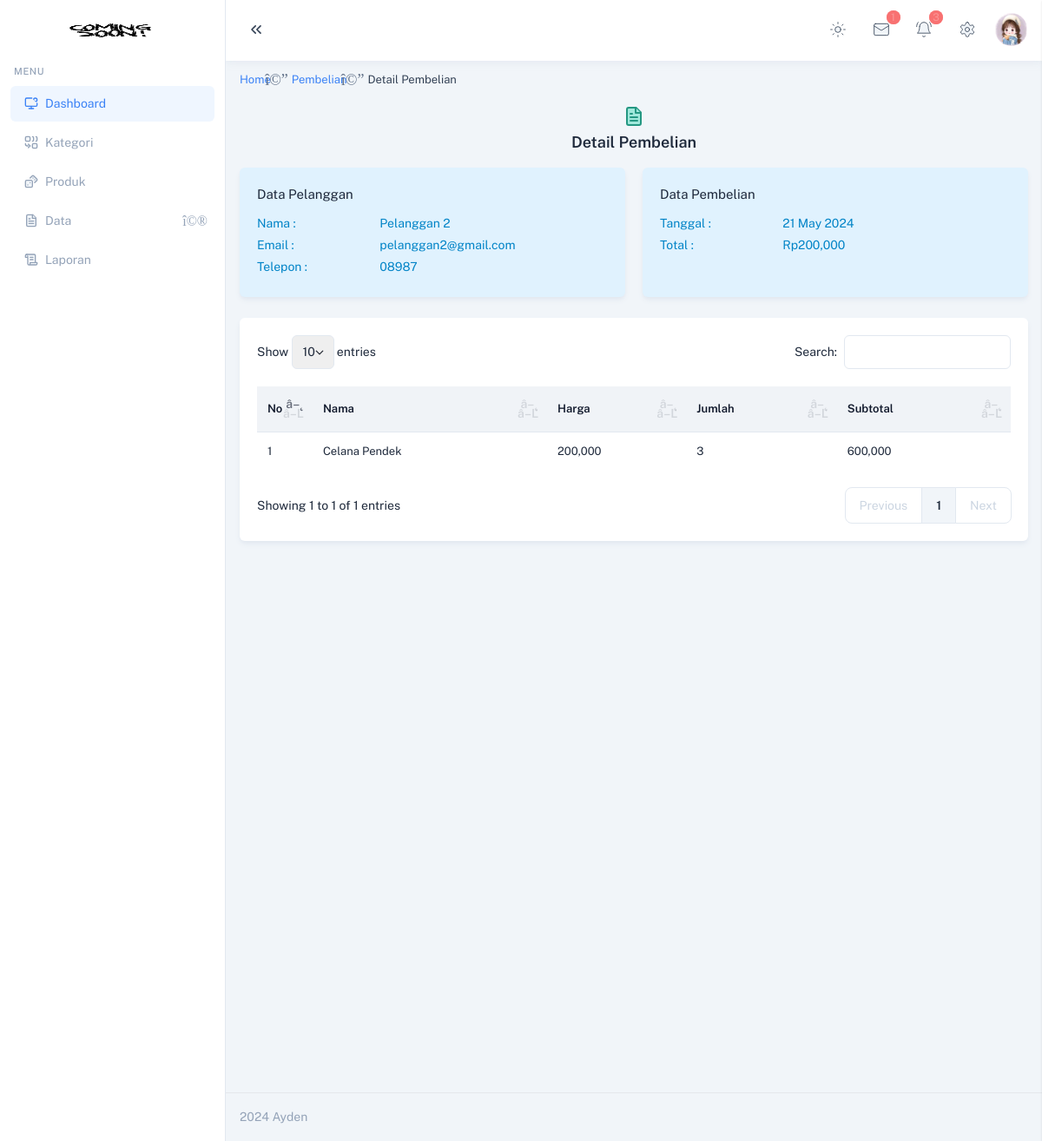
The page /admin/index.php?halaman=detail_pembelian&id=2 (signed in) on the database its author committed.
### tables this page shows
CREATE TABLE `pembelian` (
  `id_pembelian` int(11) NOT NULL,
  `id_pelanggan` int(11) NOT NULL,
  `tanggal_pembelian` date NOT NULL,
  `total_pembelian` int(11) NOT NULL
);

CREATE TABLE `pelanggan` (
  `id_pelanggan` int(11) NOT NULL,
  `email_pelanggan` varchar(50) NOT NULL,
  `password_pelanggan` varchar(50) NOT NULL,
  `telpon_pelanggan` varchar(15) NOT NULL,
  `nama_pelanggan` varchar(50) NOT NULL,
  `foto_pelanggan` varchar(255) NOT NULL
);

CREATE TABLE `pembelian_produk` (
  `id_pembelian_produk` int(11) NOT NULL,
  `id_pembelian` int(11) NOT NULL,
  `id_produk` int(11) NOT NULL,
  `jumlah` int(11) NOT NULL
);

CREATE TABLE `produk` (
  `id_produk` int(11) NOT NULL,
  `id_kategori` int(11) NOT NULL,
  `nama_produk` varchar(100) NOT NULL,
  `harga_produk` int(11) NOT NULL,
  `berat_produk` int(11) NOT NULL,
  `foto_produk` varchar(255) NOT NULL,
  `deskripsi_produk` text NOT NULL,
  `stok_produk` int(11) NOT NULL
);

### admin/detail/detail_pembelian.php (the view)
<ul class="mt-3 flex flex-wrap items-center gap-2 mb-3 text-sm font-normal">
    <li
        class="relative before:content-['\ea54'] before:font-remix before:ltr:-right-1 before:rtl:-left-1 before:absolute before:text-[18px] before:-top-[3px] ltr:pr-4 rtl:pl-4 before:rtl:rotate-180 before:text-slate-500 dark:before:text-zink-200"
    >
        <a href="index.php" class="text-custom-500 dark:text-custom-500">Home</a>
    </li>
    <li
        class="relative before:content-['\ea54'] before:font-remix before:ltr:-right-1 before:rtl:-left-1 before:absolute before:text-[18px] before:-top-[3px] ltr:pr-4 rtl:pl-4 before:rtl:rotate-180 before:text-slate-500 dark:before:text-zink-200"
    >
        <a href="index.php?halaman=pembelian" class="text-custom-500 dark:text-custom-500">Pembelian</a>
    </li>
    <li class="text-slate-700 dark:text-zink-100">Detail Pembelian</li>
</ul>
<div class="px-1 py-1 text-center bg-white-200 rounded-md dark:bg-white-900">
    <div
        class="flex items-center justify-center mx-auto mb-0 rounded-md size-8 dark:bg-white-400/20"
    >
        <i
            data-lucide="file-text"
            class="text-green-500 fill-green-200 dark:fill-green-500/20"
        ></i>
    </div>
    <h5 class="mb-0 text-dark-400">Detail Pembelian</h5>
</div>
<?php
$id_pembelian = $_GET["id"];
$ambil = $koneksi->query(
  "SELECT * FROM pembelian JOIN pelanggan ON pembelian.id_pelanggan=pelanggan.id_pelanggan WHERE pembelian.id_pembelian='$id_pembelian'"
);
$detail = $ambil->fetch_assoc();
?>
<div class="mt-3 grid grid-cols-1 gap-x-5 md:grid-cols-2 xl:grid-cols-4">
  <div
      class="card bg-sky-100 border-sky-200 dark:bg-sky-400/20 dark:border-sky-600"
  >
      <div class="card-body">
          <div class="mb-3 text-sky-700 text-15 dark:text-sky-200">Data Pelanggan</div>
          <div class="mb-1 grid grid-cols-3 gap-x-5 md:grid-cols-3 xl:grid-cols-2">
            <label class="text-sky-600">Nama :</label>
            <label class="text-sky-600"><?php echo $detail[
              "nama_pelanggan"
            ]; ?></label>
         </div>
          <div class="mb-1 grid grid-cols-3 gap-x-5 md:grid-cols-3 xl:grid-cols-2">
            <label class="text-sky-600">Email :</label>
            <label class="text-sky-600"><?php echo $detail[
              "email_pelanggan"
            ]; ?></label>
         </div>
          <div class="mb-1 grid grid-cols-3 gap-x-5 md:grid-cols-3 xl:grid-cols-2">
            <label class="text-sky-600">Telepon :</label>
            <label class="text-sky-600"><?php echo $detail[
              "telpon_pelanggan"
            ]; ?></label>
         </div>
      </div>
  </div>
  <div
      class="card bg-sky-100 border-sky-200 dark:bg-sky-400/20 dark:border-sky-600"
  >
      <div class="card-body">
          <div class="mb-3 text-sky-700 text-15 dark:text-sky-200">Data Pembelian</div>
          <div class="mb-1 grid grid-cols-3 gap-x-5 md:grid-cols-3 xl:grid-cols-2">
            <label class="text-sky-600">Tanggal :</label>
            <label class="text-sky-600"><?php echo date(
              "d F Y",
              strtotime($detail["tanggal_pembelian"])
            ); ?></label>
         </div>
          <div class="mb-1 grid grid-cols-3 gap-x-5 md:grid-cols-3 xl:grid-cols-2">
            <label class="text-sky-600">Total :</label>
            <label class="text-sky-600">Rp<?php echo number_format(
              $detail["total_pembelian"]
            ); ?></label>
         </div>
      </div>
  </div>
</div>
<?php
$pembelianproduk = [];
$ambil = $koneksi->query(
  "SELECT * FROM pembelian_produk JOIN produk ON pembelian_produk.id_produk=produk.id_produk WHERE pembelian_produk.id_pembelian='$id_pembelian'"
);
while ($pecah = $ambil->fetch_assoc()) {
  $pembelianproduk[] = $pecah;
}
?>
<div class="card mt-1">
    <div class="card-body">
        <table id="borderedTable" class="hover group display stripe group" style="width: 100%">
            <thead>
                <tr>
                    <th>No</th>
                    <th>Nama</th>
                    <th>Harga</th>
                    <th>Jumlah</th>
                    <th>Subtotal</th>
                </tr>
            </thead>
            <tbody>
             <?php foreach ($pembelianproduk as $key => $value): ?>
             <?php $subtotal = $value["harga_produk"] * $value["jumlah"]; ?>
                <tr>
                    <td width="50"><?php echo $key + 1; ?></td>
                    <td><?php echo $value["nama_produk"]; ?></td>
                    <td><?php echo number_format(
                      $value["harga_produk"]
                    ); ?></td>
                    <td><?php echo $value["jumlah"]; ?></td>
                    <td><?php echo number_format($subtotal); ?></td>
                </tr>
              <?php endforeach; ?>
            </tbody>
        </table>
    </div>
</div>

### rows shown on the page
pembelian: id_pelanggan.nama_pelanggan "Pelanggan 2", id_pelanggan.email_pelanggan "pelanggan2@gmail.com", id_pelanggan.telpon_pelanggan "08987", tanggal_pembelian "21 May 2024", total_pembelian "200,000"
pembelian_produk: id_produk.nama_produk "Celana Pendek", id_produk.harga_produk "200,000", jumlah "3", subtotal "600,000"
